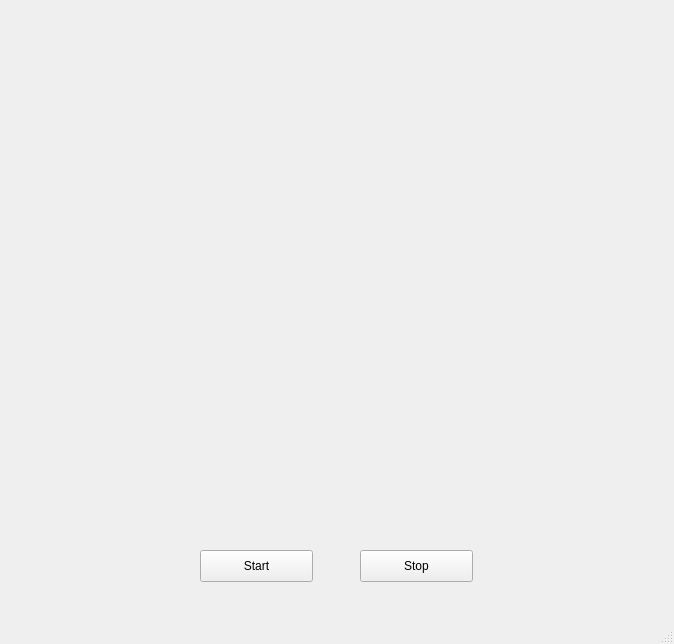
<?xml version="1.0" encoding="UTF-8"?>
<ui version="4.0">
 <class>MainWindow</class>
 <widget class="QMainWindow" name="MainWindow">
  <property name="geometry">
   <rect>
    <x>0</x>
    <y>0</y>
    <width>674</width>
    <height>644</height>
   </rect>
  </property>
  <property name="windowTitle">
   <string>MainWindow</string>
  </property>
  <widget class="QWidget" name="centralwidget">
   <widget class="QLabel" name="label">
    <property name="geometry">
     <rect>
      <x>20</x>
      <y>10</y>
      <width>641</width>
      <height>481</height>
     </rect>
    </property>
    <property name="text">
     <string/>
    </property>
   </widget>
   <widget class="QPushButton" name="pushButton">
    <property name="geometry">
     <rect>
      <x>200</x>
      <y>550</y>
      <width>113</width>
      <height>32</height>
     </rect>
    </property>
    <property name="text">
     <string>Start</string>
    </property>
   </widget>
   <widget class="QPushButton" name="pushButton_2">
    <property name="geometry">
     <rect>
      <x>360</x>
      <y>550</y>
      <width>113</width>
      <height>32</height>
     </rect>
    </property>
    <property name="text">
     <string>Stop</string>
    </property>
   </widget>
  </widget>
  <widget class="QMenuBar" name="menubar">
   <property name="geometry">
    <rect>
     <x>0</x>
     <y>0</y>
     <width>674</width>
     <height>22</height>
    </rect>
   </property>
  </widget>
  <widget class="QStatusBar" name="statusbar"/>
 </widget>
 <resources/>
 <connections/>
</ui>
